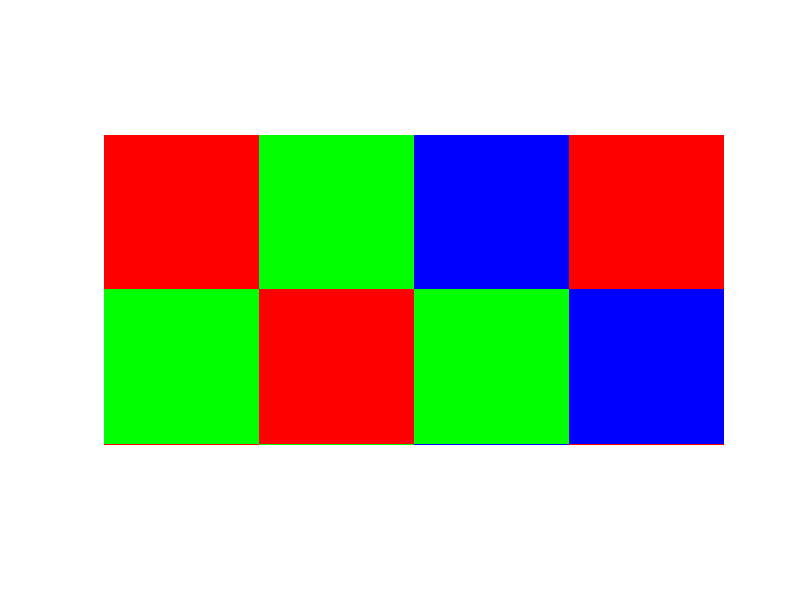

MATLAB code for this plot:
clear all;
close all;
     
r = [1 0 0 1;
 0 1 0 0];
g=[0 1 0 0;
 1 0 1 0];
b=[0 0 1 0;
 0 0 0 1];
     
I = cat(3,r,g,b)

imshow(I)
